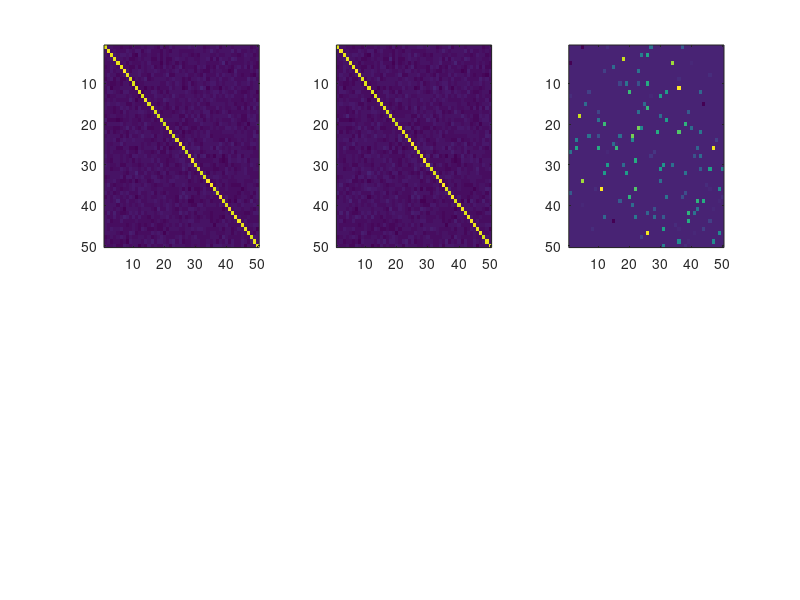

Here is the MATLAB script that generated this plot: (Note: this script raises an error after producing the figure.)
clc
clear
close all

d = 50;

Theta1 = randn(d,d)+ 50*eye(d);

Theta1 = max(Theta1,Theta1');
Sigma1 = inv(Theta1);

Mask = [rand(d,d)>0.95];

Mask = double(Mask);

Delta = randn(d,d);

Delta = Delta.*Mask;

Delta = max(Delta,Delta');

for i = 1:d
    Delta(i,i) = 0;
end

Theta2 = Theta1 + Delta;
Sigma2 = inv(Theta2);

subplot(2,3,1)
imagesc(Theta1)
hold on
subplot(2,3,2)
imagesc(Theta2)
subplot(2,3,3)
imagesc(Delta)

%generate data
n = 200;
mu = zeros(d,1);
X1 = mvnrnd(mu,Sigma1,n);
hSigma1 = cov(X1);
norm(hSigma1-Sigma1)

X2 = mvnrnd(mu,Sigma2,n);

hSigma2 = cov(X2);
norm(hSigma2-Sigma2)
%add by dc
addpath('/home/dctian/FANTOM5/Scripts/differential graph/differential graph/differential_graph.m')
addpath('FANTOM5/Scripts/differential graph/differential graph')
lambda = 0.004;
[hDelta] = differential_graph(hSigma1,hSigma2,lambda);

norm(hDelta-Delta)

subplot(2,3,6)
imagesc(hDelta)
